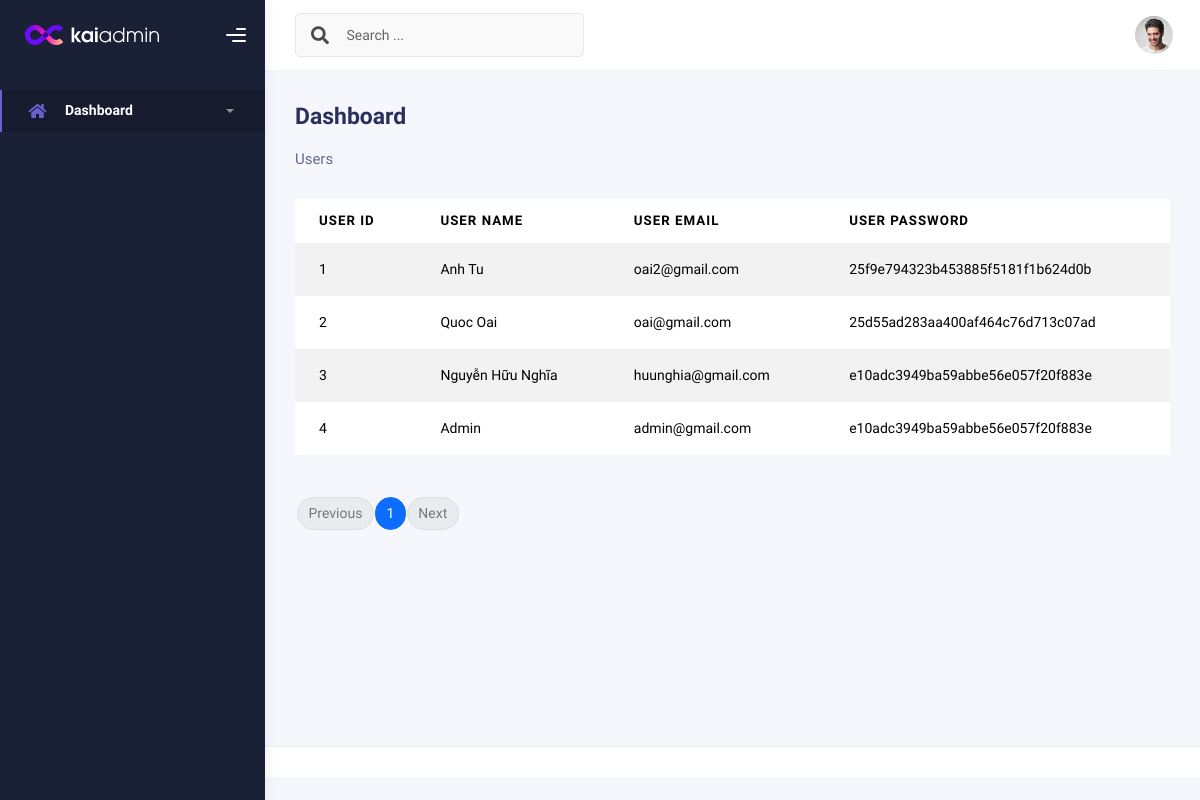
Page /admin/users.php (signed in) on the committed database.
### tables this page shows
CREATE TABLE `users` (
  `user_id` int(11) NOT NULL,
  `user_name` varchar(100) NOT NULL,
  `user_email` varchar(100) NOT NULL,
  `user_password` varchar(100) NOT NULL,
  `role` enum('admin','customer') NOT NULL DEFAULT 'customer'
);

### admin/users.php (the view, shortened to what this page needs)
<?php include('header.php'); ?>
<?php
if (isset($_GET['page_no']) && $_GET['page_no'] != "") {
    $page_no = $_GET['page_no'];
} else {
    $page_no = 1;
}
$stmt1 = $conn->prepare("SELECT COUNT(*) AS total_records FROM users");
$stmt1->execute();
$stmt1->bind_result($total_records);
$total_records_per_page = 10;
$offset = ($page_no-1) * $total_records_per_page;
$total_no_of_pages = ceil($total_records/$total_records_per_page);
$stmt2 = $conn->prepare("SELECT * FROM users LIMIT $offset, $total_records_per_page");
$stmt2->execute();
$users = $stmt2->get_result();
?>
<div class="container">
  <div class="page-inner">
    <div class="d-flex align-items-left align-items-md-center flex-column flex-md-row pt-2 pb-4">
      <div>
        <h3 class="fw-bold mb-3">Dashboard</h3>
        <h6 class="op-7 mb-2">Users</h6>
      </div>
    </div>
    <div class="table-responsive">
      <table class="table table-striped table-sm">
        <thead>
          <tr>
            <th scope="col">User ID</th>
            <th scope="col">User Name</th>
            <th scope="col">User Email</th>
            <th scope="col">User Password</th>
          </tr>
        </thead>
        <tbody>
          <?php foreach($users as $user){ ?>
          <tr>
            <td><?php echo $user['user_id']; ?></td>
            <td><?php echo $user['user_name']; ?></td>
            <td><?php echo $user['user_email']; ?></td>
            <td><?php echo $user['user_password']; ?></td>
          </tr>
          <?php } ?>
        </tbody>
      </table>
      <nav aria-label="Page navigation example" class="mx-auto">
        <ul class="pagination mt-5 mx-auto">
          <li class="page-item <?php if($page_no <= 1) {echo 'disabled';} ?>">
            <a class="page-link" href="<?php if($page_no <= 1) {echo '#';} else {echo "?page_no=".($page_no-1);} ?>">Previous</a>
          </li>
          <?php for($i = 1; $i <= $total_no_of_pages; $i++) { ?>
          <li class="page-item <?php if($page_no == $i) {echo 'active';} ?>">
            <a class="page-link" href="?page_no=<?php echo $i; ?>"><?php echo $i; ?></a>
          </li>
          <?php } ?>
          <li class="page-item <?php if($page_no >= $total_no_of_pages) {echo 'disabled';} ?>">
            <a class="page-link" href="<?php if($page_no >= $total_no_of_pages) {echo '#';} else {echo "?page_no=".($page_no+1);} ?>">Next</a>
          </li>
        </ul>
      </nav>
    </div>
  </div>
</div>
<footer class="footer">
</footer>
</body>
</html>

### rows in the picture
users: user_id "1", user_name "Anh Tu", user_email "oai2@gmail.com", user_password "25f9e794323b453885f5181f1b624d0b"
users: user_id "2", user_name "Quoc Oai", user_email "oai@gmail.com", user_password "25d55ad283aa400af464c76d713c07ad"
users: user_id "3", user_name "Nguyễn Hữu Nghĩa", user_email "huunghia@gmail.com", user_password "e10adc3949ba59abbe56e057f20f883e"
users: user_id "4", user_name "Admin", user_email "admin@gmail.com", user_password "e10adc3949ba59abbe56e057f20f883e"
